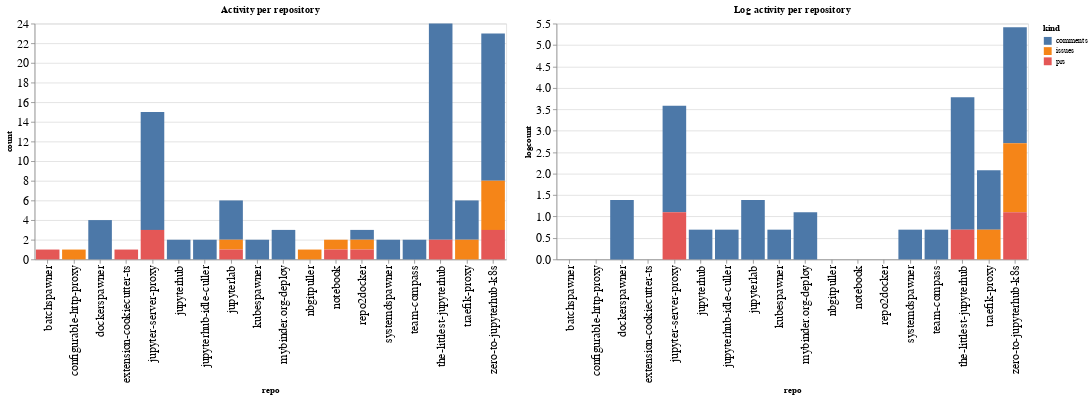

Notebook code for this chart:
### Code cell
ch1 = alt.Chart(repo_summaries, width=600, title="Activity per repository").mark_bar().encode(
    x='repo',
    y='count',
    color='kind',
    tooltip="kind"
)

ch2 = alt.Chart(repo_summaries, width=600, title="Log activity per repository").mark_bar().encode(
    x='repo',
    y='logcount',
    color='kind',
    tooltip="kind"
)

ch1 | ch2

### Figure 1 — Vega-Lite specification as saved in the notebook (floating-point values rounded to 4 significant figures)
{"config": {"axisLeft": {"labelFontSize": 15}, "axisBottom": {"labelFontSize": 15}}, "hconcat": [{"mark": "bar", "encoding": {"color": {"type": "nominal", "field": "kind"}, "tooltip": {"type": "nominal", "field": "kind"}, "x": {"type": "nominal", "field": "repo"}, "y": {"type": "quantitative", "field": "count"}}, "title": "Activity per repository", "width": 600}, {"mark": "bar", "encoding": {"color": {"type": "nominal", "field": "kind"}, "tooltip": {"type": "nominal", "field": "kind"}, "x": {"type": "nominal", "field": "repo"}, "y": {"type": "quantitative", "field": "logcount"}}, "title": "Log activity per repository", "width": 600}], "data": {"name": "data-6b4c72246ef675f087d4093268ca4779"}, "$schema": "https://vega.github.io/schema/vega-lite/v4.8.1.json", "datasets": {"data-6b4c72246ef675f087d4093268ca4779": [{"repo": "batchspawner", "kind": "prs", "count": 1, "logcount": 0.0}, {"repo": "configurable-http-proxy", "kind": "issues", "count": 1, "logcount": 0.0}, {"repo": "dockerspawner", "kind": "comments", "count": 4, "logcount": 1.386}, {"repo": "extension-cookiecutter-ts", "kind": "prs", "count": 1, "logcount": 0.0}, {"repo": "jupyter-server-proxy", "kind": "comments", "count": 12, "logcount": 2.485}, {"repo": "jupyter-server-proxy", "kind": "prs", "count": 3, "logcount": 1.099}, {"repo": "jupyterhub", "kind": "comments", "count": 2, "logcount": 0.6931}, {"repo": "jupyterhub-idle-culler", "kind": "comments", "count": 2, "logcount": 0.6931}, {"repo": "jupyterlab", "kind": "comments", "count": 4, "logcount": 1.386}, {"repo": "jupyterlab", "kind": "issues", "count": 1, "logcount": 0.0}, {"repo": "jupyterlab", "kind": "prs", "count": 1, "logcount": 0.0}, {"repo": "kubespawner", "kind": "comments", "count": 2, "logcount": 0.6931}, {"repo": "mybinder.org-deploy", "kind": "comments", "count": 3, "logcount": 1.099}, {"repo": "nbgitpuller", "kind": "issues", "count": 1, "logcount": 0.0}, {"repo": "notebook", "kind": "issues", "count": 1, "logcount": 0.0}, {"repo": "notebook", "kind": "prs", "count": 1, "logcount": 0.0}, {"repo": "repo2docker", "kind": "comments", "count": 1, "logcount": 0.0}, {"repo": "repo2docker", "kind": "issues", "count": 1, "logcount": 0.0}, {"repo": "repo2docker", "kind": "prs", "count": 1, "logcount": 0.0}, {"repo": "systemdspawner", "kind": "comments", "count": 2, "logcount": 0.6931}, {"repo": "team-compass", "kind": "comments", "count": 2, "logcount": 0.6931}, {"repo": "the-littlest-jupyterhub", "kind": "comments", "count": 22, "logcount": 3.091}, {"repo": "the-littlest-jupyterhub", "kind": "prs", "count": 2, "logcount": 0.6931}, {"repo": "traefik-proxy", "kind": "comments", "count": 4, "logcount": 1.386}, {"repo": "traefik-proxy", "kind": "issues", "count": 2, "logcount": 0.6931}, {"repo": "zero-to-jupyterhub-k8s", "kind": "comments", "count": 15, "logcount": 2.708}, {"repo": "zero-to-jupyterhub-k8s", "kind": "issues", "count": 5, "logcount": 1.609}, {"repo": "zero-to-jupyterhub-k8s", "kind": "prs", "count": 3, "logcount": 1.099}]}}
